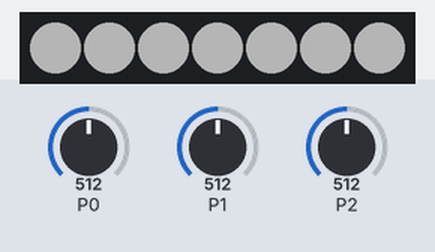
A program run on a simulated BBC micro:bit (MakeCode). On the bench: 7 RGB LEDs in strip order, left to right. Inputs (shaded band) come from the test bench; at power-on: P0 = 512, P1 = 512, P2 = 512 (analog values on the 0–1023 scale). Dim RGB values are drawn brighter than linear.

Above: at 1.2 s.
1.3 s: P0 set to 122
At 2.0 s:
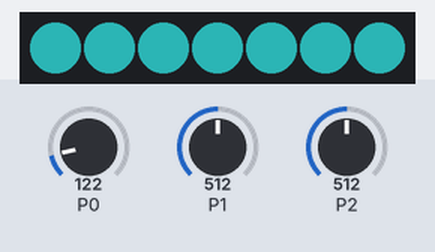
2.8 s: P1 set to 122
At 4.0 s:
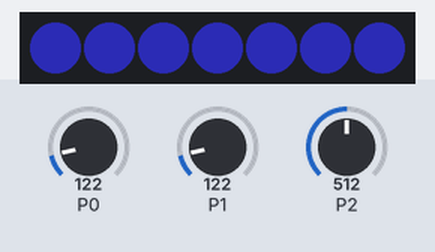
4.3 s: P2 set to 0
At 5.2 s:
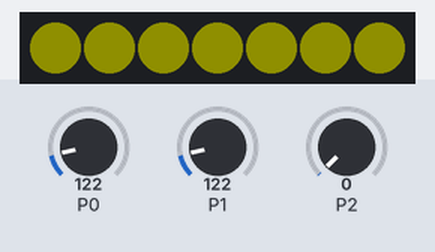
5.8 s: P0 set to 0
At 6.2 s:
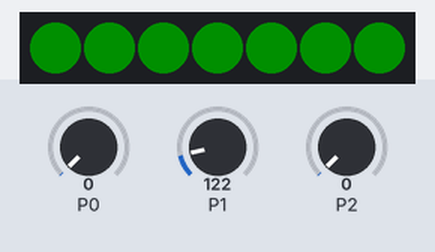
7.3 s: P1 set to 0
At 8.0 s:
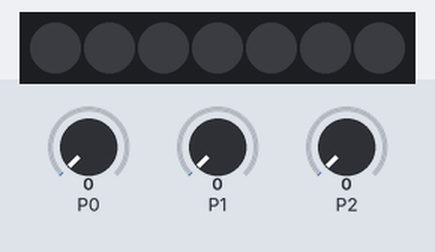
8.8 s: P0 set to 306
At 10.2 s:
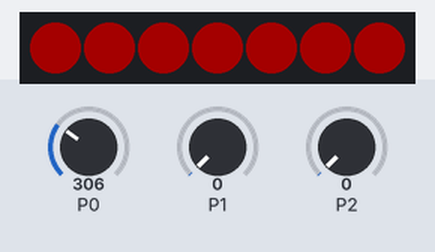
Timing chart, 0 to 11.3 s (numbered marks = the images above; inputs shaded):
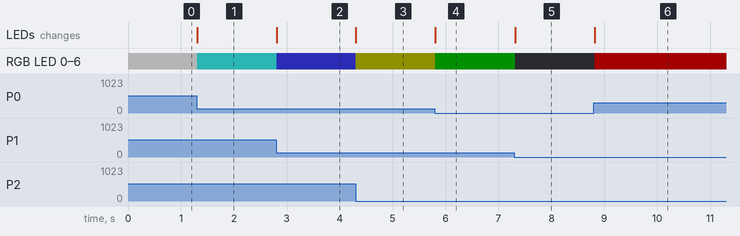

Measured:
- after the input at 1.3 s, RGB LED 0–6: RGB(63, 63, 63) → RGB(15, 63, 63) at once; the LEDs: change at once (image 1)
- after the input at 2.8 s, RGB LED 0–6: RGB(15, 63, 63) → RGB(15, 15, 63) at once; the LEDs: change at once (image 2)
- after the input at 4.3 s, RGB LED 0–6: RGB(15, 15, 63) → RGB(15, 15, 0) at once; the LEDs: change at once (image 3)
- after the input at 5.8 s, RGB LED 0–6: RGB(15, 15, 0) → RGB(0, 15, 0) at once; the LEDs: change at once (image 4)
- after the input at 7.3 s, RGB LED 0–6: RGB(0, 15, 0) → off at once; the LEDs: change at once (image 5)
- after the input at 8.8 s, RGB LED 0–6: off → RGB(38, 0, 0) at once; the LEDs: change at once (image 6)

The program:

main.ts
```typescript
let blue_value = 0
let green_value = 0
let red_value = 0
let strip = neopixel.create(DigitalPin.P8, 7, NeoPixelMode.RGB)
basic.forever(function () {
    red_value = Math.map(pins.analogReadPin(AnalogPin.P0), 0, 1023, 0, 255)
    green_value = Math.map(pins.analogReadPin(AnalogPin.P1), 0, 1023, 0, 255)
    blue_value = Math.map(pins.analogReadPin(AnalogPin.P2), 0, 1023, 0, 255)
    strip.showColor(neopixel.rgb(red_value, green_value, blue_value))
})
```

test.ts
```typescript
// テストはここに来ます。このパッケージが拡張機能として使用されるときにはコンパイルされません。
```
